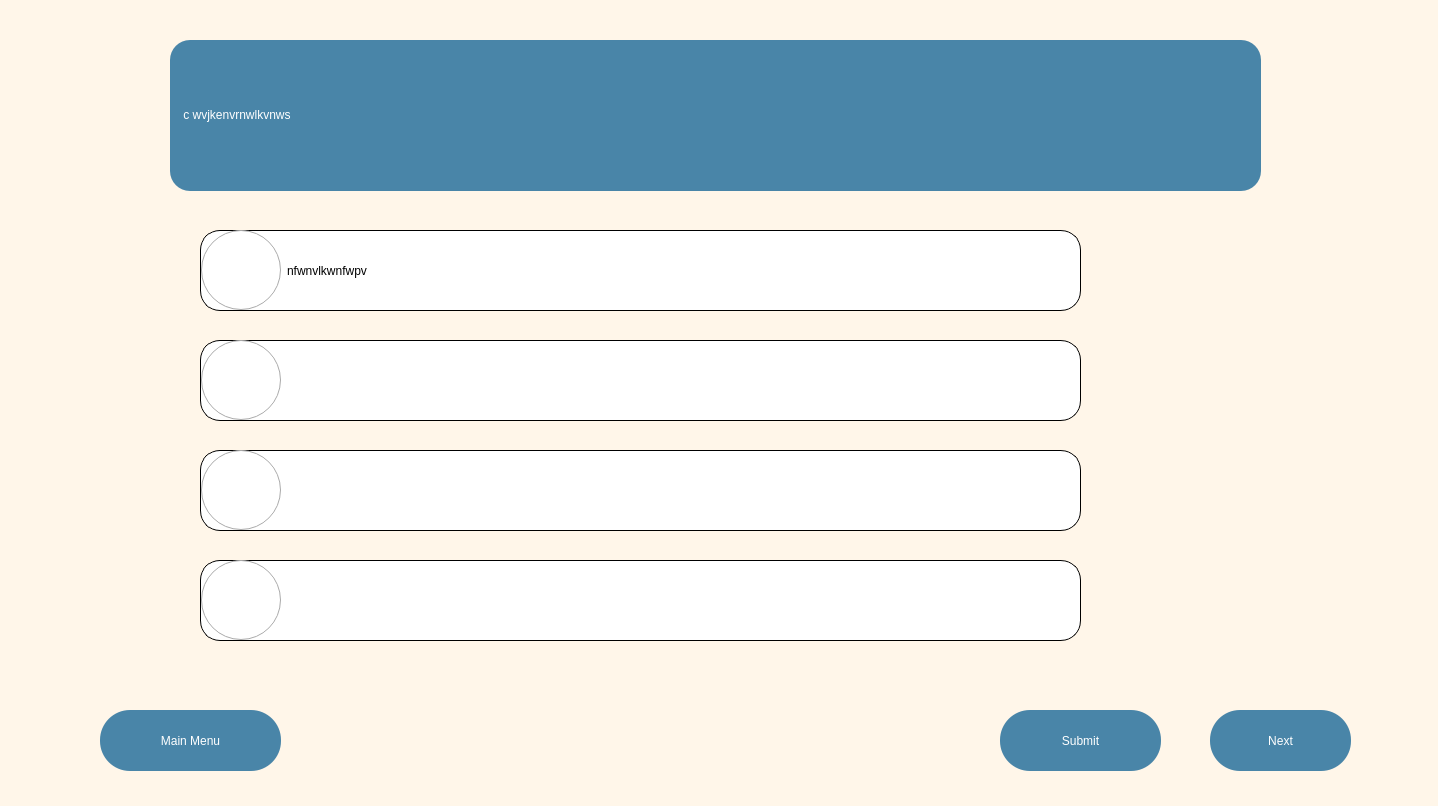
<?xml version="1.0" encoding="UTF-8"?>
<ui version="4.0">
 <class>MainWindow</class>
 <widget class="QMainWindow" name="MainWindow">
  <property name="geometry">
   <rect>
    <x>0</x>
    <y>0</y>
    <width>1438</width>
    <height>806</height>
   </rect>
  </property>
  <property name="windowTitle">
   <string>MainWindow</string>
  </property>
  <property name="styleSheet">
   <string notr="true">QWidget{
 background-color: rgb(255,246,233);
}

QLabel{
	background-color:rgb(73, 133, 168);
	border-radius: 20%;
	color: white;
	font: 26pt &quot;Verdana&quot;;
}

QRadioButton{
	background-color:white;
	border-radius: 20%;
	border: 1px solid black;
	font: 22pt &quot;Verdana&quot;;
}

QRadioButton::hover{
	background-color: rgb(221,221,221);
}

QRadioButton::indicator{
	width: 70px;
	height: 30px;
	margin-left: 10px;
}

QRadioButton::indicator:checked{
	image: url(/Users/adityaparashar/Education/UCL/ENGF0002/Scenario/Code/Practice_SetOperations/src/files_ui/radio-checked.png);
}

QRadioButton::indicator:unchecked{
	image: url(/Users/adityaparashar/Education/UCL/ENGF0002/Scenario/Code/Practice_SetOperations/src/files_ui/radio-unchecked.png);
}

QPushButton{
	background-color:rgb(73,133,168);
	color:white;
	border-radius: 30%;
	font: 20pt &quot;Verdana&quot;;
}

QPushButton::hover{
	background-color:rgb(93,153,168);
	border: 2px solid black;
}</string>
  </property>
  <widget class="QWidget" name="centralwidget">
   <widget class="QLabel" name="question">
    <property name="geometry">
     <rect>
      <x>170</x>
      <y>40</y>
      <width>1091</width>
      <height>151</height>
     </rect>
    </property>
    <property name="styleSheet">
     <string notr="true"/>
    </property>
    <property name="text">
     <string>&lt;html&gt;&lt;head/&gt;&lt;body&gt;&lt;p&gt;&amp;nbsp; &amp;nbsp; c wvjkenvrnwlkvnws&lt;/p&gt;&lt;/body&gt;&lt;/html&gt;</string>
    </property>
   </widget>
   <widget class="QRadioButton" name="option1_button">
    <property name="geometry">
     <rect>
      <x>200</x>
      <y>230</y>
      <width>881</width>
      <height>81</height>
     </rect>
    </property>
    <property name="styleSheet">
     <string notr="true"/>
    </property>
    <property name="text">
     <string>nfwnvlkwnfwpv</string>
    </property>
   </widget>
   <widget class="QRadioButton" name="option2_button">
    <property name="geometry">
     <rect>
      <x>200</x>
      <y>560</y>
      <width>881</width>
      <height>81</height>
     </rect>
    </property>
    <property name="styleSheet">
     <string notr="true"/>
    </property>
    <property name="text">
     <string/>
    </property>
   </widget>
   <widget class="QRadioButton" name="option3_button">
    <property name="geometry">
     <rect>
      <x>200</x>
      <y>340</y>
      <width>881</width>
      <height>81</height>
     </rect>
    </property>
    <property name="styleSheet">
     <string notr="true"/>
    </property>
    <property name="text">
     <string/>
    </property>
   </widget>
   <widget class="QRadioButton" name="option4_button">
    <property name="geometry">
     <rect>
      <x>200</x>
      <y>450</y>
      <width>881</width>
      <height>81</height>
     </rect>
    </property>
    <property name="styleSheet">
     <string notr="true"/>
    </property>
    <property name="text">
     <string/>
    </property>
   </widget>
   <widget class="QPushButton" name="next_button">
    <property name="geometry">
     <rect>
      <x>1210</x>
      <y>710</y>
      <width>141</width>
      <height>61</height>
     </rect>
    </property>
    <property name="styleSheet">
     <string notr="true"/>
    </property>
    <property name="text">
     <string>Next</string>
    </property>
   </widget>
   <widget class="QPushButton" name="mainMenu_button">
    <property name="geometry">
     <rect>
      <x>100</x>
      <y>710</y>
      <width>181</width>
      <height>61</height>
     </rect>
    </property>
    <property name="styleSheet">
     <string notr="true"/>
    </property>
    <property name="text">
     <string>Main Menu</string>
    </property>
   </widget>
   <widget class="QPushButton" name="submit_button">
    <property name="geometry">
     <rect>
      <x>1000</x>
      <y>710</y>
      <width>161</width>
      <height>61</height>
     </rect>
    </property>
    <property name="styleSheet">
     <string notr="true"/>
    </property>
    <property name="text">
     <string>Submit</string>
    </property>
   </widget>
  </widget>
  <widget class="QStatusBar" name="statusbar"/>
 </widget>
 <resources/>
 <connections/>
</ui>
